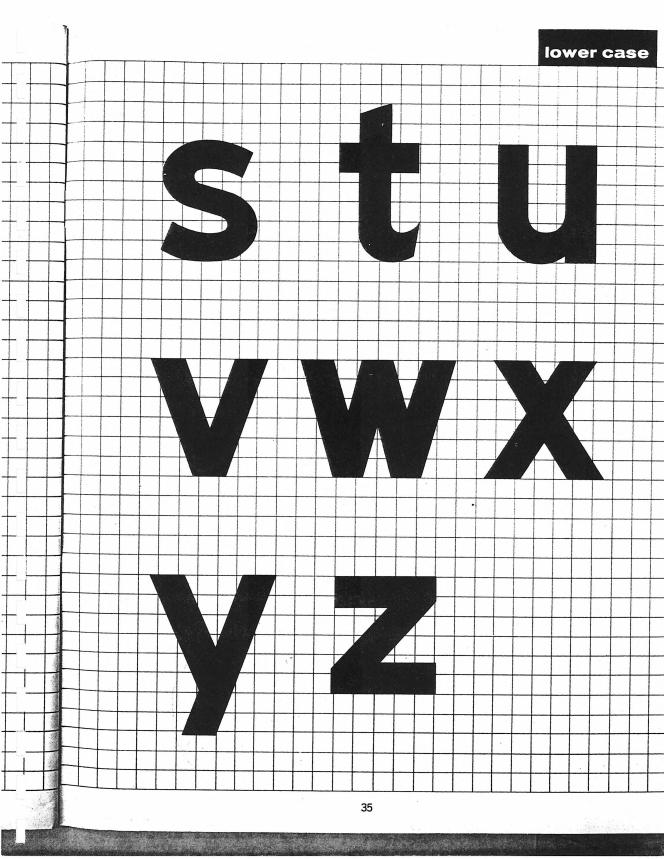
#> input picture highway1966/work/lc1966/p35.jpg, 1990 x 2576 px, given in place of 0018.png, which was not available (shown at 1/3 size)
$ python zoomcheck.py lc1966/p35.jpg lc1966/p33.jpg
#> lines starting #> are read from the running program, lines starting #| are printed output that depends on the picture; after the words box and inside, x2 and y2 are one past the last pixel; in counts of white or black regions, pixels touching at a corner belong together; pictures that were not available may be replaced by others from this repository, and a replacement may not be noted
### highway1966/work/hires.py
import cv2,numpy as np,pickle,sys
from src import rot
LAY={'0016':['ABC','DEF','GHI'],'0017':['JKL','MNO','PQR'],'0018':['STU','VWX','YZ1'],'0019':['234','567','890'],
     '0031':['abc','def','ghi'],'0032':['jkl','mno','pqr'],'0033':['stu','vwx','yz']}
def page(p):
#> called with p = '0018'
    g=cv2.imread('hr/%s.png'%p,0).astype(np.float32)
#> g: shape (2576, 1990) float32; min 0, max 255, mean 207.7
    sm=cv2.resize(g,(1275,int(g.shape[0]*1275/g.shape[1])),interpolation=cv2.INTER_AREA)
    b=(sm<170).astype(float)[200:1450,200:1150]
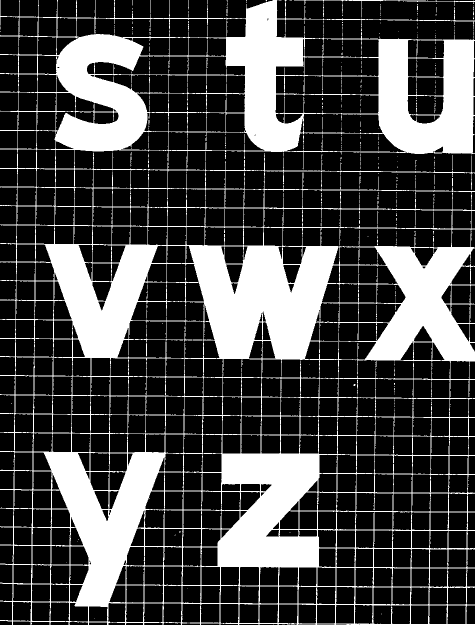
#> b: shape (1250, 950) float64 (shown at 1/2 size); values 0 (black) and 1 (white), 27.9% white; 546 white regions (490 under 20 px), largest, box (x1, y1, x2, y2) and area: (0, 0, 950, 1250) 325999, (588, 0, 950, 34) 602, (270, 675, 366, 684) 142
    ang=max((rot(b,a).sum(1).var(),a) for a in np.arange(-2,2.01,0.05))[1]
#> in rot (call 37), `M=cv2.getRotationMatrix2D((w/2,h/2),deg,1)`: M = [[1, -0.00349, 2.18], [0.00349, 1, -1.65]]
#> in rot (call 37), `return cv2.warpAffine(img,M,(w,h),flags=cv2.INTER_CUBIC,borderValue=0)`:
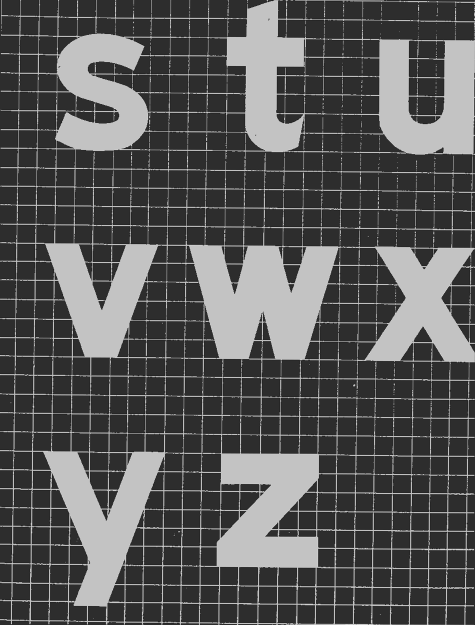
#> returned value: shape (1250, 950) float64 (shown at 1/2 size); min -0.301, max 1.4, mean 0.278; drawn with min black and max white
#> in rot (call 39), `M=cv2.getRotationMatrix2D((w/2,h/2),deg,1)`: M = [[1, -0.00175, 1.09], [0.00175, 1, -0.828]]
#> in rot (call 39), `return cv2.warpAffine(img,M,(w,h),flags=cv2.INTER_CUBIC,borderValue=0)`:
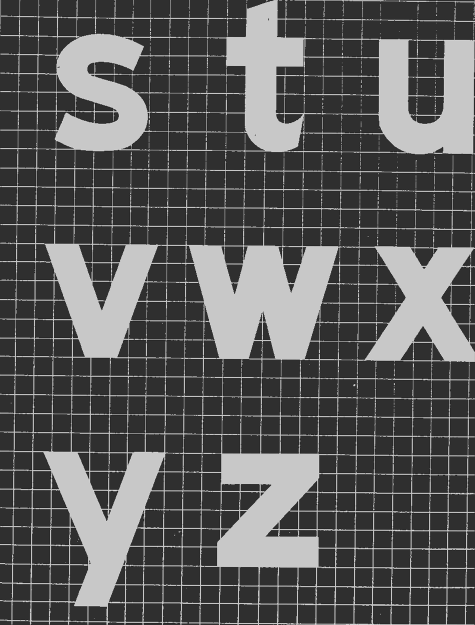
#> returned value: shape (1250, 950) float64 (shown at 1/2 size); min -0.315, max 1.36, mean 0.279; drawn with min black and max white
#> ang = 0.5
    k=g.shape[1]/1275
#> k = 1.56
    o=rot(255-g,ang)
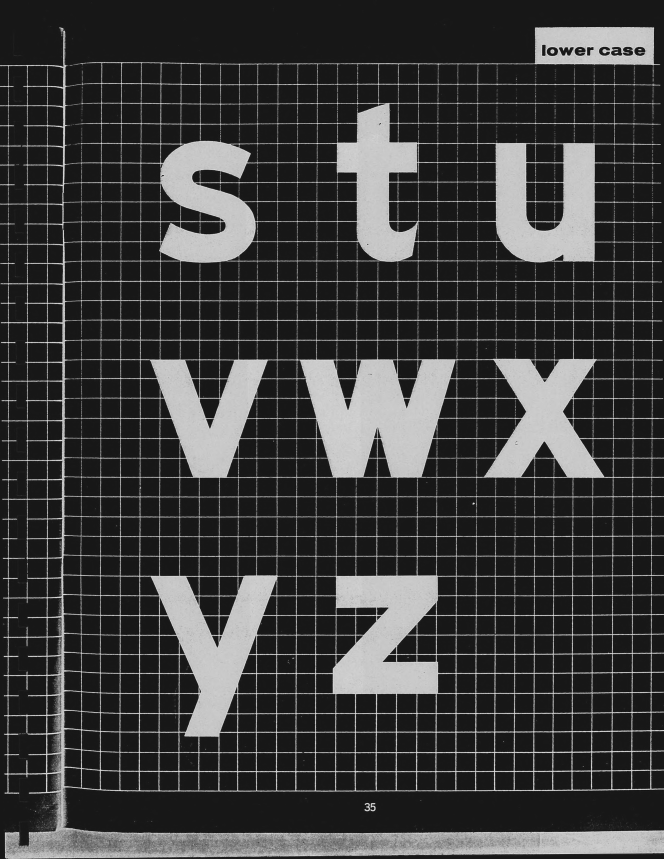
#> o: shape (2576, 1990) float32 (shown at 1/3 size); min -29.18, max 291.5, mean 47.3; drawn with min black and max white
    H,W=o.shape
#> H = 2576; W = 1990
    dark=(o>100).astype(np.float32)
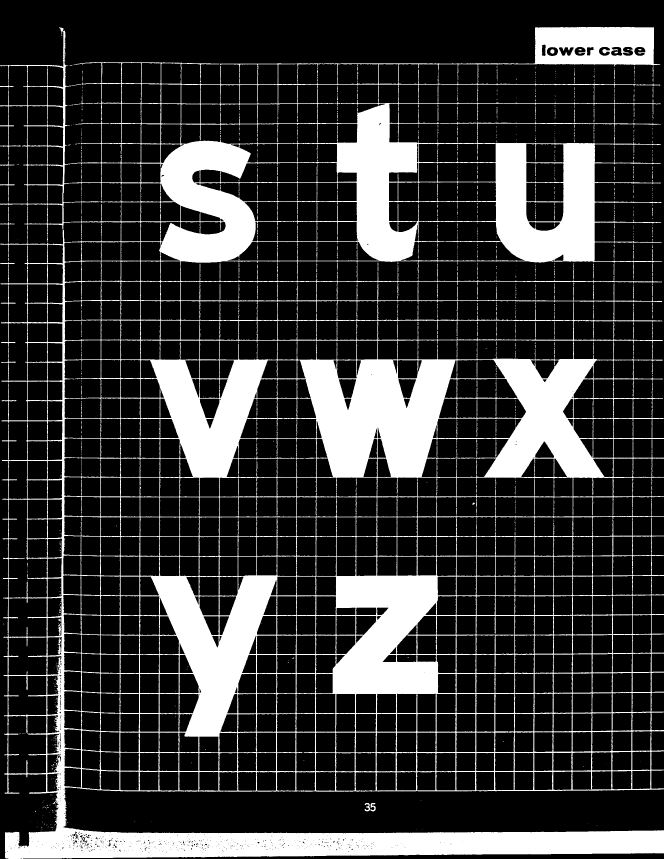
#> dark: shape (2576, 1990) float32 (shown at 1/3 size); values 0 (black) and 1 (white), 21.3% white; 1449 white regions (1171 under 20 px), largest, box (x1, y1, x2, y2) and area: (0, 81, 1990, 2576) 1071873, (0, 342, 63, 467) 509, (762, 1367, 884, 1382) 296
    rowf=dark[:,int(W*.1):int(W*.95)].mean(1); colf=dark[int(H*.1):int(H*.9),:].mean(0)
#> after `rowf = dark[:, int(W * 0.1):int(W * 0.95)].mean(1)`: rowf = 2576 values, max 1 at index 1079, min 0 at index 0, mean 0.227
#> after `colf = dark[int(H * 0.1):int(H * 0.9), :].mean(0)`: colf = 1990 values, max 0.985 at index 189, min 0.0102 at index 0, mean 0.217
    D=6
    def lines(prof):
        L=[]
        for i in range(D+2,len(prof)-D-2):
            if prof[i]>=prof[i-1] and prof[i]>=prof[i+1] and prof[i]-max(prof[i-D-2],prof[i+D+2])>0.15: L.append(i)
        return L
    o2=o.copy()
    for i in lines(rowf):
        a,b=i-3,i+4
        top=o[a-4,:]; bot=o[b+3,:]; n=b-a
        for j in range(n): o2[a+j,:]=top+(bot-top)*(j+4)/(n+7)
#> this loop made 39 passes
#> (i, a, b) on passes 1 to 12: (188, 185, 192), (191, 188, 195), (253, 250, 257), (310, 307, 314), (370, 367, 374), (431, 428, 435), (488, 485, 492), (547, 544, 551), (605, 602, 609), (664, 661, 668), (725, 722, 729), (783, 780, 787)
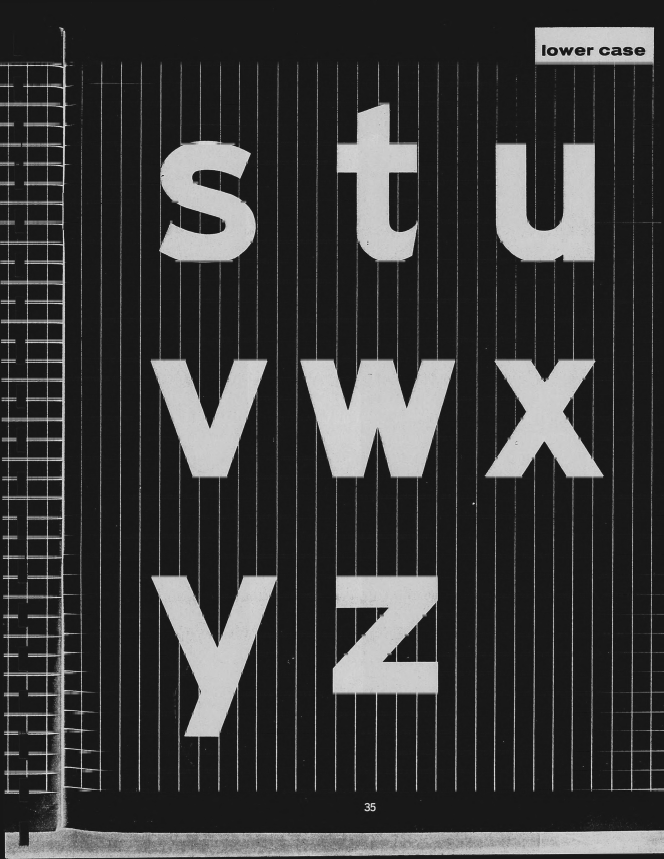
#> o2: shape (2576, 1990) float32 (shown at 1/3 size); min -29.18, max 287, mean 42.1; drawn with min black and max white
    o3=o2.copy()
    for i in lines(colf):
        a,b=i-3,i+4
        lf=o2[:,a-4]; rt=o2[:,b+3]; n=b-a
        for j in range(n): o3[:,a+j]=lf+(rt-lf)*(j+4)/(n+7)
#> this loop made 46 passes
#> (i, a, b) on passes 1 to 12: (24, 21, 28), (81, 78, 85), (141, 138, 145), (189, 186, 193), (244, 241, 248), (301, 298, 305), (361, 358, 365), (419, 416, 423), (478, 475, 482), (481, 478, 485), (538, 535, 542), (598, 595, 602)
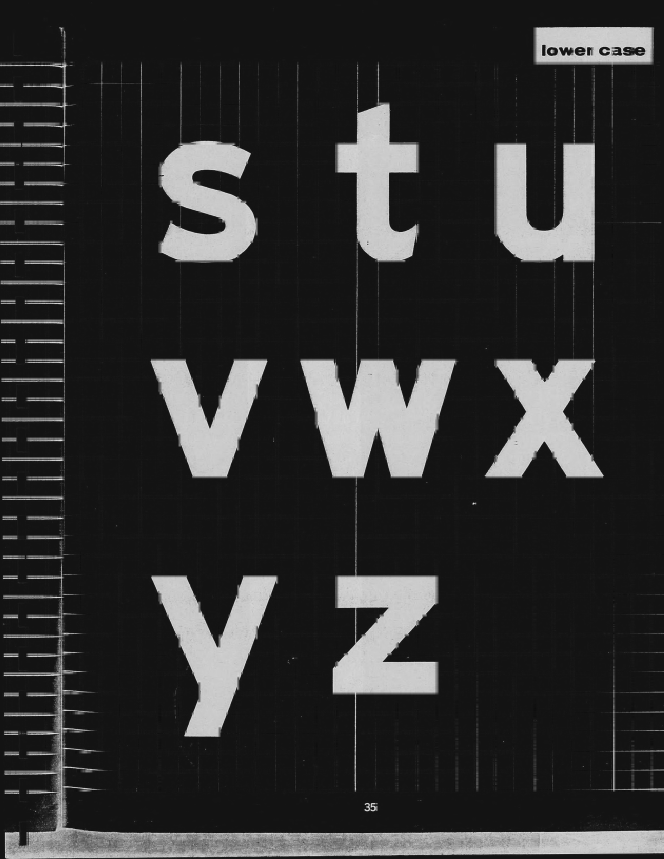
#> o3: shape (2576, 1990) float32 (shown at 1/3 size); min -23.23, max 286.2, mean 36.7; drawn with min black and max white
#> `o, ang, k = page(p)`: ang = 0.5; k = 1.56
    O=cv2.morphologyEx(o,cv2.MORPH_OPEN,cv2.getStructuringElement(cv2.MORPH_RECT,(11,11)))
    Id=cv2.dilate(o3,cv2.getStructuringElement(cv2.MORPH_ELLIPSE,(9,9)))
    return np.minimum(O,Id),ang,k
def boxes(o,rows):
    H,W=o.shape
    bi=(o>128).astype(np.uint8)
    bi[:int(H*0.085)]=0; bi[int(H*0.90):]=0; bi[:,:int(W*0.075)]=0; bi[:,int(W*0.985):]=0
    n,lab,st,_=cv2.connectedComponentsWithStats(bi)
    cs=[list(s[:4])+[s[4]] for s in st[1:] if s[4]>4000]
    big=[c for c in cs if c[4]>40000]; small=[c for c in cs if c[4]<=40000]
    # merge dots into the letter below them
    for d in small:
        cx=d[0]+d[2]/2
        best=min(big,key=lambda c:abs(c[0]+c[2]/2-cx)+abs(c[1]-(d[1]+d[3])))
        x0=min(best[0],d[0]);y0=min(best[1],d[1]);x1=max(best[0]+best[2],d[0]+d[2]);y1=max(best[1]+best[3],d[1]+d[3])
        best[:4]=[x0,y0,x1-x0,y1-y0]
    big.sort(key=lambda s:s[1]+s[3]/2)
    bands=[]
    for s in big:
        cy=s[1]+s[3]-150  # use bottom-ish
        for bd in bands:
            if abs(bd['cy']-cy)<500: bd['c'].append(s); break
        else: bands.append({'cy':cy,'c':[s]})
    bands.sort(key=lambda b:b['cy'])
    out={}
    assert len(bands)==len(rows),[len(b['c']) for b in bands]
    for bd,letters in zip(bands,rows):
        g=sorted(bd['c'],key=lambda s:s[0]); assert len(g)==len(letters),(letters,g)
        for s,l in zip(g,letters): out[l]=s[:4]
#> this loop made 3 passes
#> letters on passes 1 to 2: 'STU', 'VWX'
#> (letters, g) on pass 3: ('YZ1', [[456, 1726, 376, 484, 79002], [998, 1726, 316, 356, 80178]])
#> after the loop, out = {'S': [480, 423, 287, 365], 'T': [1010, 310, 241, 475], 'U': [1487, 429, 297, 358], 'V': [454, 1079, 346, 354], 'W': [903, 1078, 461, 355], 'X': [1458, 1077, 350, 356]}
    return out
# [24 lines left out: function run, not called in this run]
# [10 lines that do not run on import are left out]

### highway1966/work/src.py
import cv2,numpy as np
U='/mnt/user-data/uploads/'
# [16 lines left out: functions sign, spec, not called in this run]

def rot(img,deg):
    h,w=img.shape
    M=cv2.getRotationMatrix2D((w/2,h/2),deg,1)
    return cv2.warpAffine(img,M,(w,h),flags=cv2.INTER_CUBIC,borderValue=0)
# [8 lines left out: function grid_angle, not called in this run]

LAYOUT={31:['abc','def','ghi'],32:['jkl','mno','pqr'],33:['stu','vwx','yz']}
DESC=set('gjpqy'); XH=set('acemnorsuvwxz')
# [63 lines left out: functions spec_letters, sign_letters, not called in this run]

XH_UNITS=525
# [41 lines left out: functions raster, stem_width, vruns, not called in this run]

STEM_T=115; STEM_S=137; VTHIN=20
# [33 lines left out: function synth, not called in this run]
def width(b):
    xs=np.nonzero(b.any(0))[0]; return xs[-1]-xs[0]+1

### highway1966/work/zoomcheck.py
import numpy as np,cv2,sys
from PIL import Image,ImageDraw,ImageFont
from hires import page,boxes,LAY
font='/mnt/user-data/outputs/Highway1966-E-Reference.ttf'
want=sys.argv[1]; out=sys.argv[2]
pages=[p for p in LAY if any(l in ''.join(LAY[p]) for l in want)]
tiles={}
for p in pages:
    lc=p in ('0031','0032','0033'); S=(525/457.75) if lc else (690/607.0)
    F=ImageFont.truetype(font,int(round(1000/S)))
#> (the run stopped early here; a loop or call above may not have finished)
